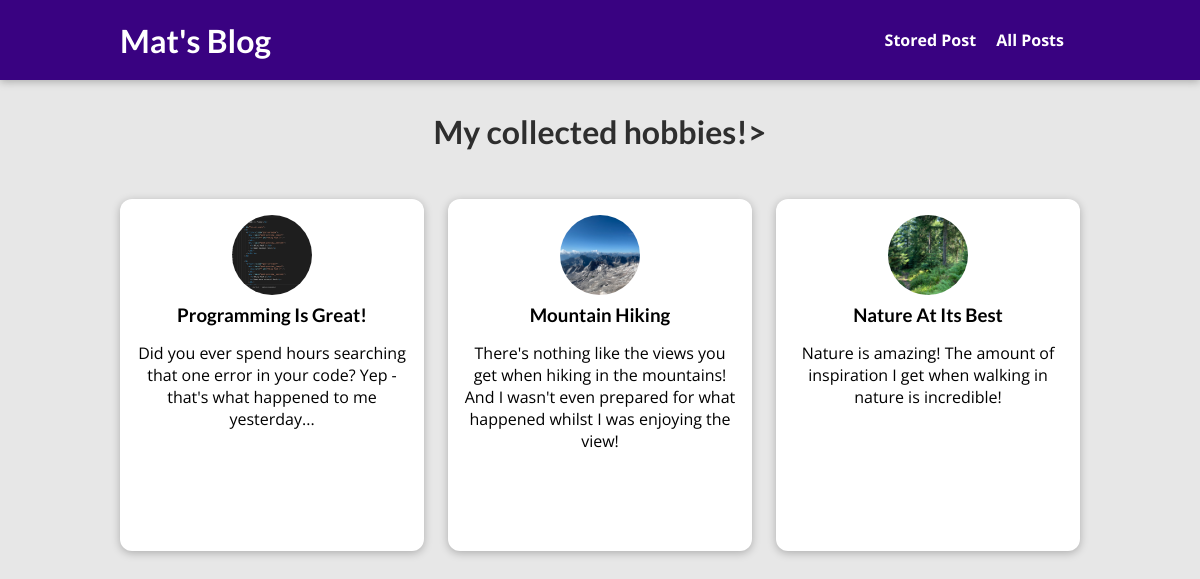
The page /posts on the database its author committed.
### blog/models.py (models this page shows, shortened)
class Post(models.Model):
    title = models.CharField(max_length=100)
    excerpt = models.TextField()
    image = models.ImageField(upload_to="images", null=True)
    date = models.DateField()
    slug = models.SlugField(default="", blank=True, null=False, db_index=True)
    content = models.TextField()
    author = models.ForeignKey(
        Author, on_delete=models.SET_NULL, null=True, related_name="posts"
    )
    tags = models.ManyToManyField(Tag)
    def get_absolute_url(self):
        return reverse("post-detial", args=[self.slug])

### blog/views.py (the view)
# urls.py: path('posts', views.PostsView.as_view(), name="posts"),
class PostsView(ListView):
    template_name = "blog/all-posts.html"
    model = Post
    context_object_name = "all_posts"
    ordering = ["-date"]

### blog/templates/blog/all-posts.html (shortened to what this page needs)
{% extends 'base.html' %}
{% load static %}
{% block style %}
  <link href="{% static "blog/all-posts.css" %}" rel="stylesheet">
  <link href="{% static "blog/posts.css" %}" rel="stylesheet">
{% endblock %}
{% block body%}
    <section id='all-posts'>
        <h2>My collected hobbies!></h2>
        <ul>
            {% for post in all_posts %}
                {% include 'blog/includes/post.html' %}
            {% endfor %}
        </ul>
    </section>
{% endblock %}

### blog/templates/blog/includes/post.html
{% load static %}
<li>
    <article class="post">
      <a href="{{ post.get_absolute_url }}">
        <img src="{{ post.image.url }}" alt="{{ post.title }}" />
        <div class="post__content">
          <h3>{{ post.title }}</h3>
          <p>
            {{ post.excerpt }}
          </p>
        </div>
      </a>
    </article>
</li>

### static/app.css (style rules this page uses)
* { box-sizing: border-box; }
html { font-family: 'Open Sans', 'Lato', sans-serif; }
body { margin: 0; }
h1, h2, h3 { font-family: 'Lato', sans-serif; font-weight: bold; }

### blog/static/blog/all-posts.css (style rules this page uses)
body { background-color: #e7e7e7; }
#all-posts { margin: 7rem auto; width: 90%; max-width: 60rem; }
#all-posts h2 { text-align: center; font-size: 2rem; color: #2e2e2e; margin: 3rem 0; }
ul { list-style: none; margin: 0; padding: 0; display: grid; grid-template-columns: repeat(auto-fill, minmax(17rem, 1fr)); gap: 1.5rem; }
.post img { width: 7rem; height: 7rem; }
.post a { height: 22rem; transform-origin: center; box-shadow: 0 2px 8px rgba(0, 0, 0, 0.25); border-radius: 12px; background-color: white; }

### blog/static/blog/posts.css (style rules this page uses)
.post { display: flex; flex-direction: column; align-items: center; text-align: center; }
.post a { text-decoration: none; color: black; transition: all 0.2s ease; padding: 1rem; }
.post img { width: 5rem; height: 5rem; object-fit: cover; border-radius: 50%; }
.post h3 { margin: 0.25rem 0; }

### rows shown on the page
Post: image (picture), title "Programming Is Great!", excerpt "Did you ever spend hours searching that one error in your code? Yep - that's what happened to me yesterday..."
Post: image (picture), title "Mountain Hiking", excerpt "There's nothing like the views you get when hiking in the mountains! And I wasn't even prepared for what happened whilst I was enjoying the view!"
Post: image (picture), title "Nature At Its Best", excerpt "Nature is amazing! The amount of inspiration I get when walking in nature is incredible!"
